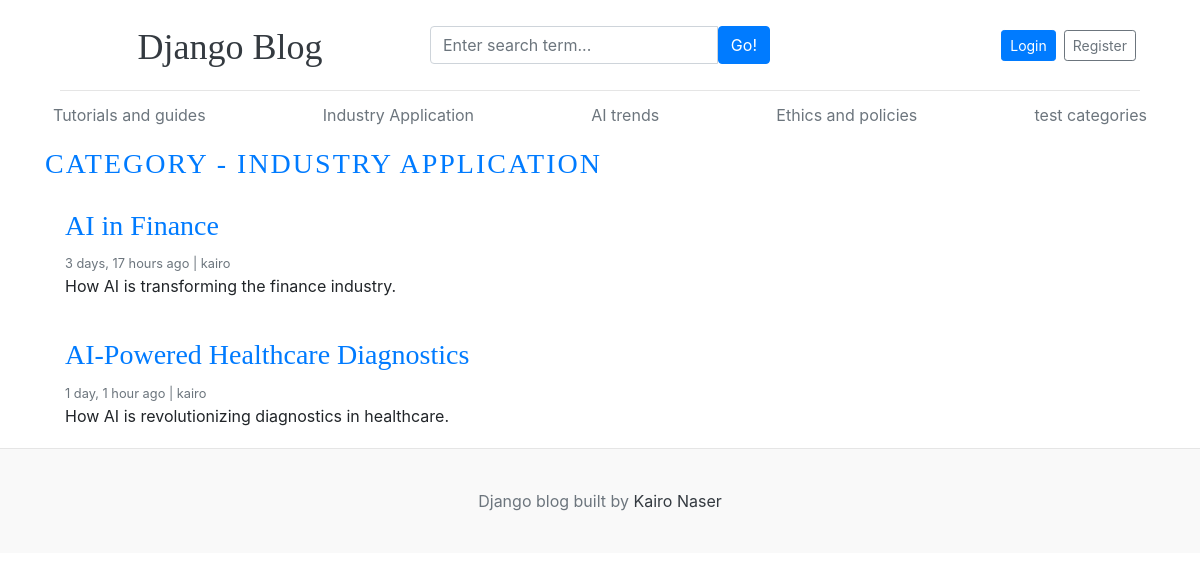
The app's page /category/2/, older data.
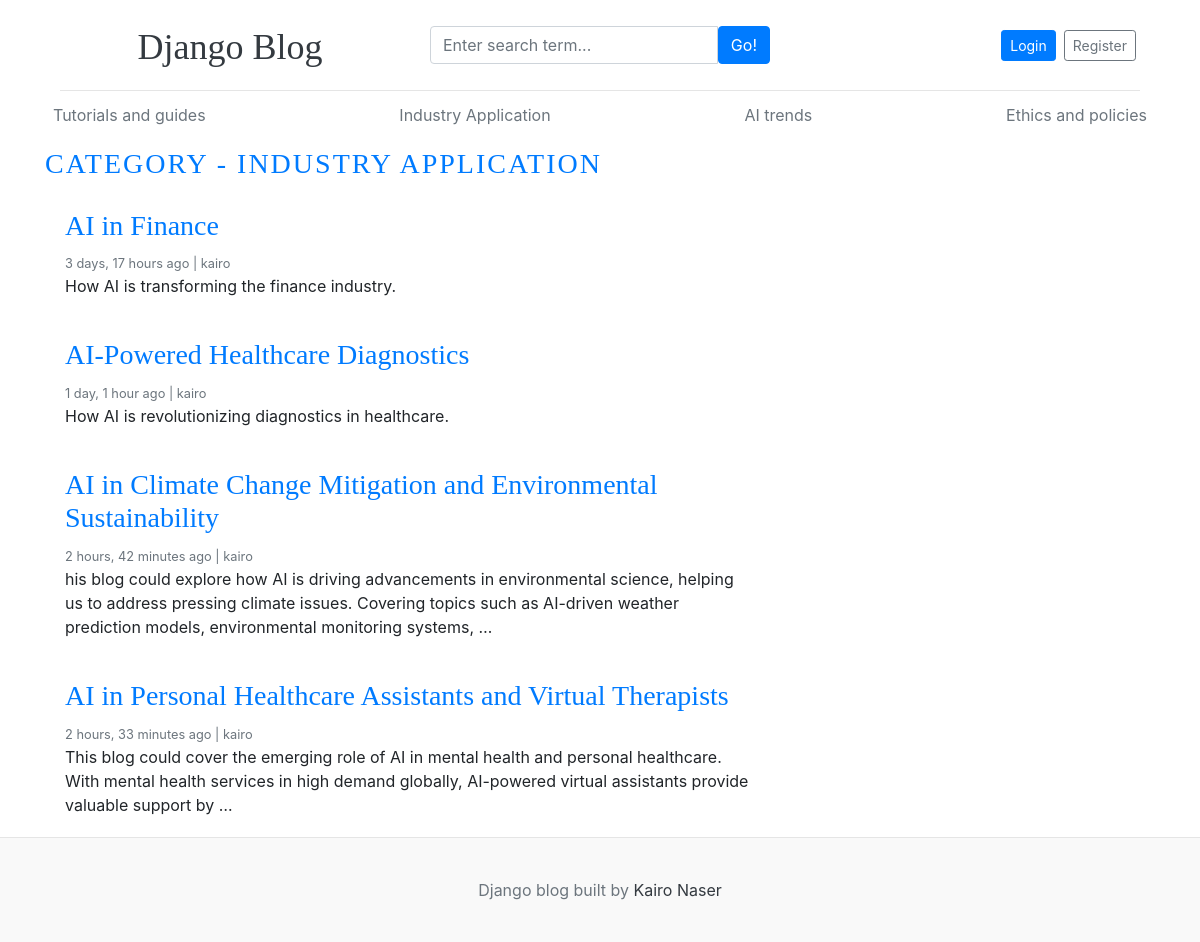
The same page, newer data.
### blogs/models.py (models this page shows, shortened)
class Category(models.Model):
    category_name = models.CharField(max_length=50, unique=True)
    created_at = models.DateTimeField(auto_now_add=True)
    updated_at = models.DateTimeField(auto_now=True)
    class Meta:
        verbose_name_plural ='Categories'
    def __str__(self):
        return self.category_name

class Blogs(models.Model):
    title= models.CharField(max_length=100, unique=True)
    slug = models.SlugField(unique=True, blank=True)
    category = models.ForeignKey(Category, on_delete=models.CASCADE)
    author = models.ForeignKey(User , on_delete=models.CASCADE)
    blog_image = models.ImageField(upload_to= 'uploads/%y/%m/%d')
    short_description = models.TextField(max_length=2000)
    blog_body = models.TextField(max_length=10000)
    status = models.CharField(max_length=100 ,choices= STATUS_CHOICE, default='draft')
    is_feacherd =  models.BooleanField(default=False)
    created_at = models.DateTimeField(auto_now_add=True)
    updated_at = models.DateTimeField(auto_now=True)
    class Meta:
        verbose_name_plural ='Blogs'

### blogs/views.py (the view)
def posts_by_category(request, category_id):
    posts = Blogs.objects.filter(status='published', category=category_id)
    try:
     category = Category.objects.get(pk=category_id)
    except:
       return redirect ('home')
    context = {
        'posts': posts,
        'category':category
    }
    return render(request, 'posts_by_category.html', context)

### blogs/context_processors.py (called while the page is built)
def get_categories(request):
    categories = Category.objects.all()
    return dict(categories=categories)

### templates/posts_by_category.html (shortened to what this page needs)
{% extends 'base/base.html' %}
{% block content %}
  <h3 class="text-uppercase text-primary" style="letter-spacing: 2px;">Category - {{ category }}</h3>
  <main role="main" class="container p-0">
    <div class="row">
      <div class="col-md-8 blog-main">
        {% for post in posts %}
        <div class="card border-0" >
          <div class="card-body">
            <h3><a href="{% url 'blogs' post.slug %}" class="text-primary">{{post.title}}</a></h3>
            <small class="mb-1 text-muted">{{post.created_at | timesince}} ago | {{post.author}}</small>
            <p class="card-text">{{post.short_description | truncatewords:30}}</p>
          </div>
        </div>
        {% endfor %}
      </div>
    </div>
  </main>
</div>
{% endblock %}

### templates/base/header.html (shortened to what this page needs)
{%load static%}
<!DOCTYPE html>
<html lang="en">
<head>
    <link href="https://getbootstrap.com/docs/4.0/dist/css/bootstrap.min.css" rel="stylesheet">
    <link rel="stylesheet" href="{%static 'css/blog.css'%}">
    <link rel="stylesheet" href="https://cdnjs.cloudflare.com/ajax/libs/font-awesome/6.6.0/css/fontawesome.min.css" />
    <link rel="stylesheet" href="https://cdnjs.cloudflare.com/ajax/libs/font-awesome/4.7.0/css/font-awesome.min.css">
  </head>
<body>
    <div class="container"><div class="container">
      <header class="blog-header py-3">
        <div class="row justify-content-between align-items-center">
          <div class="col-12 col-md-4 pt-1 text-center text-md-start">
            <a class="blog-header-logo text-dark" href="/">Django Blog</a>
          </div>
          <div class="col-12 col-md-4 my-2 my-md-0">
            <form action="{% url 'search' %}" method="GET" class="d-flex justify-content-center">
              <div class="input-group">
                <input
                  class="form-control"
                  name="keyword"
                  type="text"
                  placeholder="Enter search term..."
                  aria-label="Enter search term..."
                  aria-describedby="button-search"
                  required
                />
                <button type="submit" class="btn btn-primary" id="button-search">Go!</button>
              </div>
            </form>
          </div>
          <div class="col-12 col-md-4 d-flex justify-content-center justify-content-md-end align-items-center">
            {% if not user.is_authenticated %}
            <a class="btn btn-sm btn-primary mx-1" href="{% url 'login' %}">Login</a>
            <a class="btn btn-sm btn-outline-secondary mx-1" href="{% url 'register' %}">Register</a>
            {% else %}
            <a href="{% url 'dashboard' %}" class="btn btn-sm btn-primary mx-1">Dashboard</a>
            <a href="{% url 'logout' %}" class="btn btn-sm btn-outline-secondary mx-1">Logout</a>
            {% endif %}
          </div>
        </div>
      </header>
    </div>
      <div class="nav-scroller py-1 mb-2">
        <nav class="nav d-flex justify-content-between">
          {%for cat in categories%}
          <a class="p-2 text-muted" href="{% url 'posts_by_category' cat.id %}">{{cat.category_name}}</a>
         {%endfor%}
        </nav>
      </div>

Row changes from the older to the newer data that the page shows:
removed Category: category_name "test categories"
added Blogs: title "AI in Climate Change Mitigation and Environmental Sustainability", created_at "2 hours, 42 minutes", author "kairo", short_description "his blog could explore how AI is driving advancements in environmental science, helping us to address pressing climate issues. Covering topics such as AI-driven weather prediction models, environmental monitoring systems, …"
added Blogs: title "AI in Personal Healthcare Assistants and Virtual Therapists", created_at "2 hours, 33 minutes", author "kairo", short_description "This blog could cover the emerging role of AI in mental health and personal healthcare. With mental health services in high demand globally, AI-powered virtual assistants provide valuable support by …"
